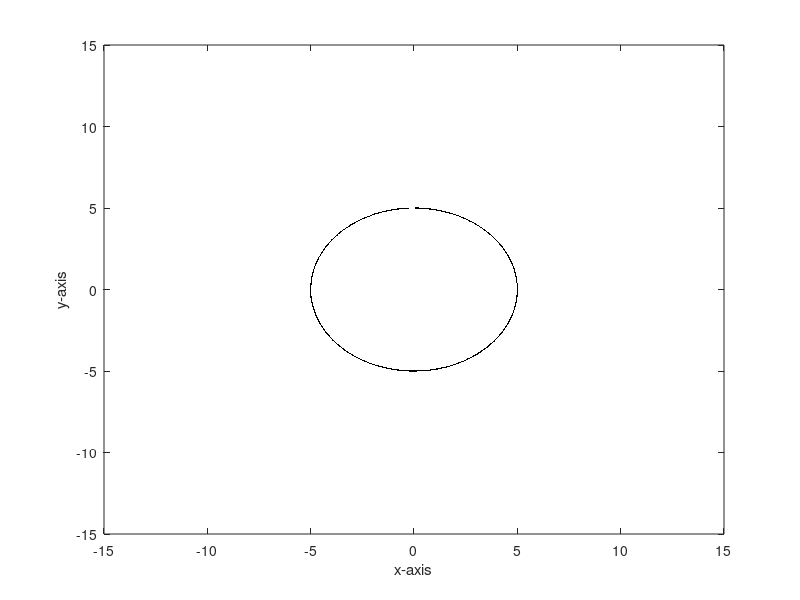

Recreate this plot in MATLAB.
clc
clear all
radius = 5;
intencity =.01;
pi = 22/7;
points_list = [];
for theta = 0:intencity:2*pi
X = radius*cos(theta);
Y = radius*sin(theta);
points = [X,Y];
disp(points)

points_list = [points_list; points];

plot(X,Y,'--.k', 'LineWidth', 2, 'MarkerSize', 1)
hold on;
xlim([-15,15]); ylim([-15,15]);
xlabel('x-axis');
ylabel ('y-axis');
end

points = [X,Y];
disp(points)


% for cir_x = -radius:intencity: radius
%     cir_y =sqrt(radius^2-cir_x^2);
%     disp([cir_x,cir_y])
%     disp([cir_x,-cir_y])
%     disp([cir_y,cir_x])
%     disp([-cir_y,cir_x])
% 
% 
% 
%     plot(cir_x,cir_y,'--.k', 'LineWidth', 2, 'MarkerSize', 1);
%     hold on;
%     plot(cir_x,-cir_y,'--.k', 'LineWidth', 2, 'MarkerSize', 1);
%     hold on;
%     
%     plot(cir_y,cir_x,'--.k', 'LineWidth', 2, 'MarkerSize', 1);
%     hold on;
%     plot(-cir_y,cir_x,'--.k', 'LineWidth', 2, 'MarkerSize', 1);
%     hold on;
% 
%     xlim([-15,15]); ylim([-15,15]);
%     xlabel('x-axis');
%     ylabel ('y-axis');
%   
% 
% end